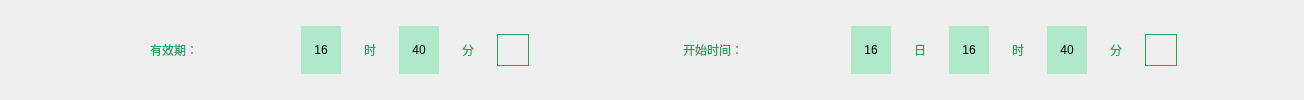
                <widget class="QWidget" name="widget_6" native="true">
                 <layout class="QHBoxLayout" name="horizontalLayout_6">
                  <property name="spacing">
                   <number>0</number>
                  </property>
                  <property name="leftMargin">
                   <number>0</number>
                  </property>
                  <property name="topMargin">
                   <number>0</number>
                  </property>
                  <property name="rightMargin">
                   <number>0</number>
                  </property>
                  <property name="bottomMargin">
                   <number>0</number>
                  </property>
                  <item>
                   <widget class="QLabel" name="label_3">
                    <property name="minimumSize">
                     <size>
                      <width>150</width>
                      <height>0</height>
                     </size>
                    </property>
                    <property name="maximumSize">
                     <size>
                      <width>150</width>
                      <height>16777215</height>
                     </size>
                    </property>
                    <property name="text">
                     <string/>
                    </property>
                   </widget>
                  </item>
                  <item>
                   <widget class="QLabel" name="l6">
                    <property name="minimumSize">
                     <size>
                      <width>151</width>
                      <height>50</height>
                     </size>
                    </property>
                    <property name="maximumSize">
                     <size>
                      <width>151</width>
                      <height>50</height>
                     </size>
                    </property>
                    <property name="styleSheet">
                     <string notr="true">color:rgb(44, 159, 97);</string>
                    </property>
                    <property name="text">
                     <string>有效期：</string>
                    </property>
                   </widget>
                  </item>
                  <item>
                   <widget class="QWidget" name="widget_12" native="true">
                    <property name="minimumSize">
                     <size>
                      <width>382</width>
                      <height>50</height>
                     </size>
                    </property>
                    <property name="maximumSize">
                     <size>
                      <width>382</width>
                      <height>50</height>
                     </size>
                    </property>
                    <layout class="QHBoxLayout" name="horizontalLayout_14">
                     <property name="spacing">
                      <number>15</number>
                     </property>
                     <property name="leftMargin">
                      <number>0</number>
                     </property>
                     <property name="topMargin">
                      <number>0</number>
                     </property>
                     <property name="rightMargin">
                      <number>0</number>
                     </property>
                     <property name="bottomMargin">
                      <number>0</number>
                     </property>
                     <item>
                      <widget class="QLabel" name="h">
                       <property name="minimumSize">
                        <size>
                         <width>40</width>
                         <height>48</height>
                        </size>
                       </property>
                       <property name="maximumSize">
                        <size>
                         <width>40</width>
                         <height>48</height>
                        </size>
                       </property>
                       <property name="styleSheet">
                        <string notr="true">background-color:rgba(176, 233, 202, 1);</string>
                       </property>
                       <property name="text">
                        <string>16</string>
                       </property>
                       <property name="alignment">
                        <set>Qt::AlignCenter</set>
                       </property>
                      </widget>
                     </item>
                     <item>
                      <widget class="QLabel" name="lh">
                       <property name="minimumSize">
                        <size>
                         <width>28</width>
                         <height>28</height>
                        </size>
                       </property>
                       <property name="maximumSize">
                        <size>
                         <width>28</width>
                         <height>28</height>
                        </size>
                       </property>
                       <property name="styleSheet">
                        <string notr="true">color:rgba(44, 159, 97, 1);</string>
                       </property>
                       <property name="text">
                        <string>时</string>
                       </property>
                       <property name="alignment">
                        <set>Qt::AlignCenter</set>
                       </property>
                      </widget>
                     </item>
                     <item>
                      <widget class="QLabel" name="m">
                       <property name="minimumSize">
                        <size>
                         <width>40</width>
                         <height>48</height>
                        </size>
                       </property>
                       <property name="maximumSize">
                        <size>
                         <width>40</width>
                         <height>48</height>
                        </size>
                       </property>
                       <property name="styleSheet">
                        <string notr="true">background-color:rgba(176, 233, 202, 1);</string>
                       </property>
                       <property name="text">
                        <string>40</string>
                       </property>
                       <property name="alignment">
                        <set>Qt::AlignCenter</set>
                       </property>
                      </widget>
                     </item>
                     <item>
                      <widget class="QLabel" name="lm">
                       <property name="minimumSize">
                        <size>
                         <width>28</width>
                         <height>28</height>
                        </size>
                       </property>
                       <property name="maximumSize">
                        <size>
                         <width>28</width>
                         <height>28</height>
                        </size>
                       </property>
                       <property name="styleSheet">
                        <string notr="true">color:rgba(44, 159, 97, 1);</string>
                       </property>
                       <property name="text">
                        <string>分</string>
                       </property>
                       <property name="alignment">
                        <set>Qt::AlignCenter</set>
                       </property>
                      </widget>
                     </item>
                     <item>
                      <widget class="QPushButton" name="btn_effective_time">
                       <property name="minimumSize">
                        <size>
                         <width>32</width>
                         <height>32</height>
                        </size>
                       </property>
                       <property name="maximumSize">
                        <size>
                         <width>32</width>
                         <height>32</height>
                        </size>
                       </property>
                       <property name="styleSheet">
                        <string notr="true">QPushButton#btn_effective_time{
	border-image:url(:/icon/icon_conduit_card_change_pen.png);
	border: 1px solid rgb(44, 159, 97);
	border-radius:33px;
	color:white;
}</string>
                       </property>
                       <property name="text">
                        <string/>
                       </property>
                      </widget>
                     </item>
                     <item>
                      <spacer name="horizontalSpacer_9">
                       <property name="orientation">
                        <enum>Qt::Horizontal</enum>
                       </property>
                       <property name="sizeHint" stdset="0">
                        <size>
                         <width>136</width>
                         <height>20</height>
                        </size>
                       </property>
                      </spacer>
                     </item>
                    </layout>
                   </widget>
                  </item>
                  <item>
                   <widget class="QLabel" name="l7">
                    <property name="minimumSize">
                     <size>
                      <width>168</width>
                      <height>50</height>
                     </size>
                    </property>
                    <property name="maximumSize">
                     <size>
                      <width>168</width>
                      <height>50</height>
                     </size>
                    </property>
                    <property name="styleSheet">
                     <string notr="true">color:rgb(44, 159, 97);</string>
                    </property>
                    <property name="text">
                     <string>开始时间：</string>
                    </property>
                   </widget>
                  </item>
                  <item>
                   <widget class="QWidget" name="widget_13" native="true">
                    <layout class="QHBoxLayout" name="horizontalLayout_13">
                     <property name="spacing">
                      <number>15</number>
                     </property>
                     <property name="leftMargin">
                      <number>0</number>
                     </property>
                     <property name="topMargin">
                      <number>0</number>
                     </property>
                     <property name="rightMargin">
                      <number>0</number>
                     </property>
                     <property name="bottomMargin">
                      <number>0</number>
                     </property>
                     <item>
                      <widget class="QLabel" name="b_d">
                       <property name="minimumSize">
                        <size>
                         <width>40</width>
                         <height>48</height>
                        </size>
                       </property>
                       <property name="maximumSize">
                        <size>
                         <width>40</width>
                         <height>48</height>
                        </size>
                       </property>
                       <property name="styleSheet">
                        <string notr="true">background-color:rgba(176, 233, 202, 1);</string>
                       </property>
                       <property name="text">
                        <string>16</string>
                       </property>
                       <property name="alignment">
                        <set>Qt::AlignCenter</set>
                       </property>
                      </widget>
                     </item>
                     <item>
                      <widget class="QLabel" name="lbd">
                       <property name="minimumSize">
                        <size>
                         <width>28</width>
                         <height>28</height>
                        </size>
                       </property>
                       <property name="maximumSize">
                        <size>
                         <width>28</width>
                         <height>28</height>
                        </size>
                       </property>
                       <property name="styleSheet">
                        <string notr="true">color:rgba(44, 159, 97, 1);</string>
                       </property>
                       <property name="text">
                        <string>日</string>
                       </property>
                       <property name="alignment">
                        <set>Qt::AlignCenter</set>
                       </property>
                      </widget>
                     </item>
                     <item>
                      <widget class="QLabel" name="b_h">
                       <property name="minimumSize">
                        <size>
                         <width>40</width>
                         <height>48</height>
                        </size>
                       </property>
                       <property name="maximumSize">
                        <size>
                         <width>40</width>
                         <height>48</height>
                        </size>
                       </property>
                       <property name="styleSheet">
                        <string notr="true">background-color:rgba(176, 233, 202, 1);</string>
                       </property>
                       <property name="text">
                        <string>16</string>
                       </property>
                       <property name="alignment">
                        <set>Qt::AlignCenter</set>
                       </property>
                      </widget>
                     </item>
                     <item>
                      <widget class="QLabel" name="lbh">
                       <property name="minimumSize">
                        <size>
                         <width>28</width>
                         <height>28</height>
                        </size>
                       </property>
                       <property name="maximumSize">
                        <size>
                         <width>28</width>
                         <height>28</height>
                        </size>
                       </property>
                       <property name="styleSheet">
                        <string notr="true">color:rgba(44, 159, 97, 1);</string>
                       </property>
                       <property name="text">
                        <string>时</string>
                       </property>
                       <property name="alignment">
                        <set>Qt::AlignCenter</set>
                       </property>
                      </widget>
                     </item>
                     <item>
                      <widget class="QLabel" name="b_m">
                       <property name="minimumSize">
                        <size>
                         <width>40</width>
                         <height>48</height>
                        </size>
                       </property>
                       <property name="maximumSize">
                        <size>
                         <width>40</width>
                         <height>48</height>
                        </size>
                       </property>
                       <property name="styleSheet">
                        <string notr="true">background-color:rgba(176, 233, 202, 1);</string>
                       </property>
                       <property name="text">
                        <string>40</string>
                       </property>
                       <property name="alignment">
                        <set>Qt::AlignCenter</set>
                       </property>
                      </widget>
                     </item>
                     <item>
                      <widget class="QLabel" name="lbm">
                       <property name="minimumSize">
                        <size>
                         <width>28</width>
                         <height>28</height>
                        </size>
                       </property>
                       <property name="maximumSize">
                        <size>
                         <width>28</width>
                         <height>28</height>
                        </size>
                       </property>
                       <property name="styleSheet">
                        <string notr="true">color:rgba(44, 159, 97, 1);</string>
                       </property>
                       <property name="text">
                        <string>分</string>
                       </property>
                       <property name="alignment">
                        <set>Qt::AlignCenter</set>
                       </property>
                      </widget>
                     </item>
                     <item>
                      <widget class="QPushButton" name="btn_begin_time">
                       <property name="minimumSize">
                        <size>
                         <width>32</width>
                         <height>32</height>
                        </size>
                       </property>
                       <property name="maximumSize">
                        <size>
                         <width>32</width>
                         <height>32</height>
                        </size>
                       </property>
                       <property name="styleSheet">
                        <string notr="true">QPushButton#btn_begin_time{
	border-image:url(:/icon/icon_conduit_card_change_pen.png);
	border: 1px solid rgb(44, 159, 97);
	border-radius:33px;
	color:white;
}</string>
                       </property>
                       <property name="text">
                        <string/>
                       </property>
                      </widget>
                     </item>
                     <item>
                      <spacer name="horizontalSpacer_8">
                       <property name="orientation">
                        <enum>Qt::Horizontal</enum>
                       </property>
                       <property name="sizeHint" stdset="0">
                        <size>
                         <width>127</width>
                         <height>20</height>
                        </size>
                       </property>
                      </spacer>
                     </item>
                    </layout>
                   </widget>
                  </item>
                 </layout>
                </widget>
